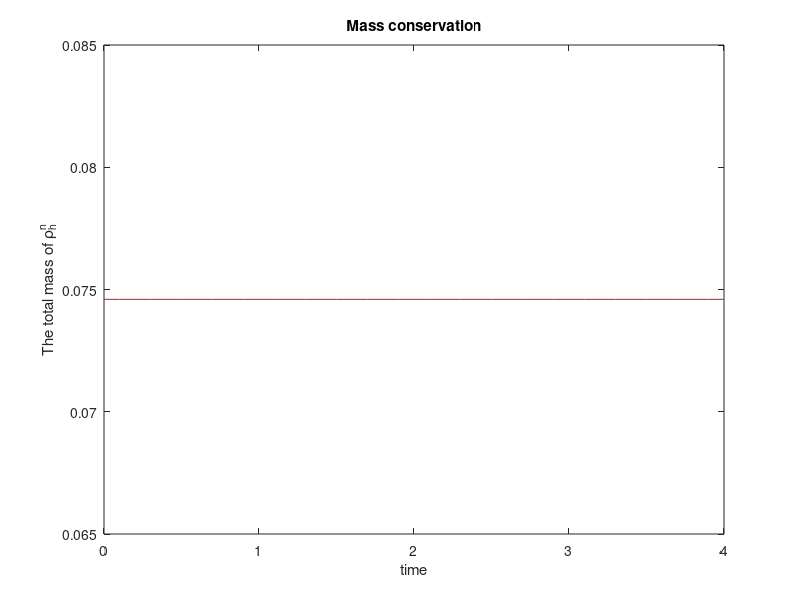

Write MATLAB code to recreate this figure.
function r = figure_mass_conservation

t_start=0;
t_end=4;
time_interval = 0.1;  
N = (t_end - t_start)/time_interval + 1;
A = ones(N,1);

figure;
time = 0:time_interval:t_end;
M = 7.459809e-02 * A;
plot(time', M, 'r');
xlabel('time');
ylabel('The total mass of \rho^n_h');
title('Mass conservation');
savefig('Mass_conservation_32.fig')
close;    